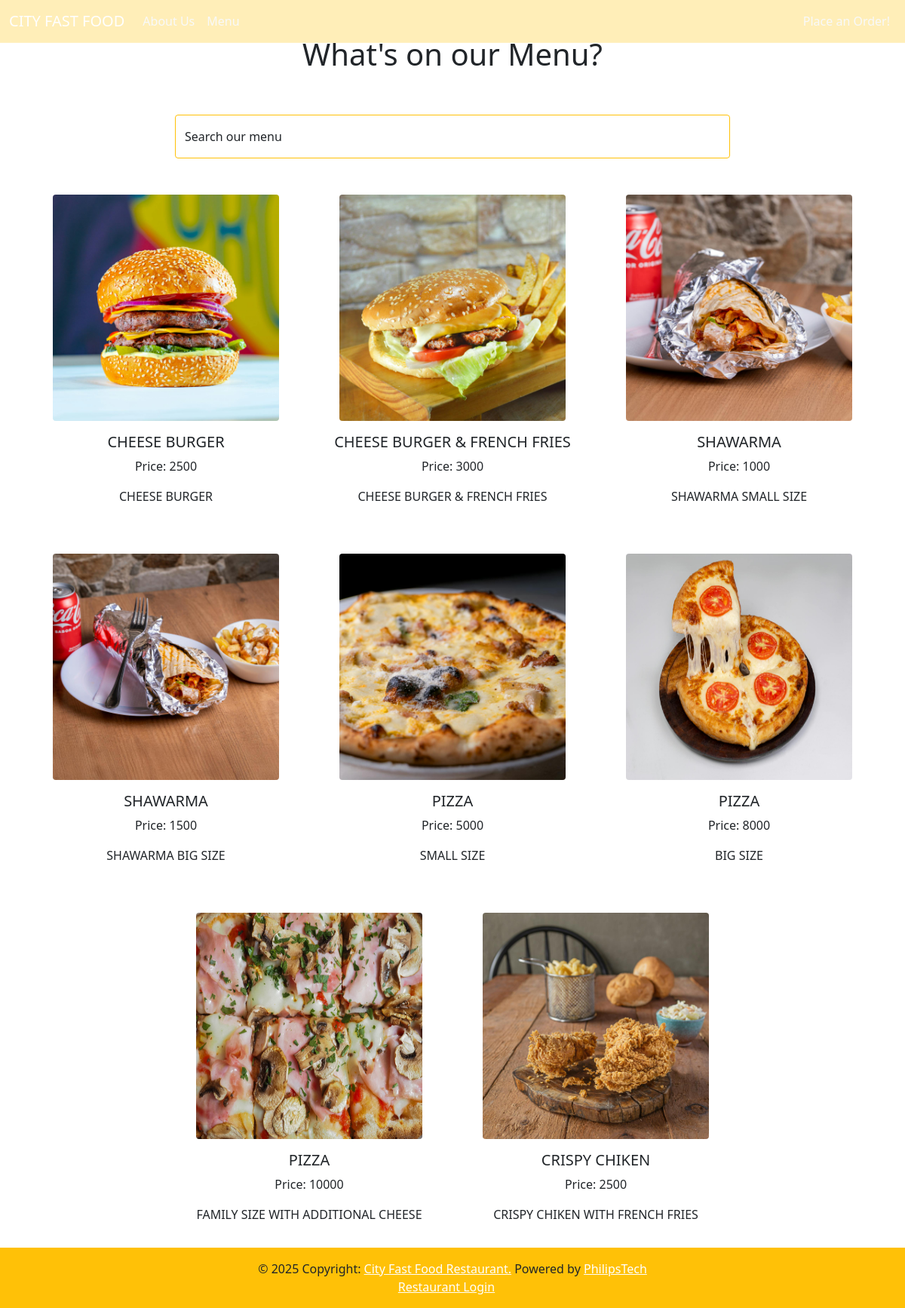
The app's page /menu/ with its own data.
### customer/models.py (models this page shows, shortened)
class MenuItem(models.Model):
    name = models.CharField(max_length=100)
    description = models.TextField()
    image = models.ImageField(upload_to='menu_images/')
    price = models.IntegerField()
    category = models.ManyToManyField('Category', related_name='item')

### customer/views.py (the view)
# urls.py: path('menu/', Menu.as_view(), name='menu'),
class Menu(View):
    def get(self, request, *args, **kwargs):
        menu_items = MenuItem.objects.all()
        context = {
            'menu_items' : menu_items
        }
        return render(request, 'customer/menu.html', context)

### customer/templates/customer/menu.html
{% extends 'customer/base.html' %}
{% block body %}
<div class="container">
    <div class="row justify-content-center mt-5">
        <div class="col-md-6 col-sm-12 text-center">
            <h1>What's on our Menu?</h1>
        </div>
    </div>
    <div class="row justify-content-center mt-5">
        <div class="col-md-8 col-sm-12">
            <form method="GET" action="{% url 'menu_search' %}">
                <div class="form-floating">
                    <input type="text" name="q" id="menuSearch" class="form-control border-warning text-dark mb-5" placeholder="Search our menu" value="{{ request.GET.q }}">
                    <label for="menuSearch">Search our menu</label>
                </div>
            </form>
        </div>
    </div>
    <div class="row justify-content-center mb-5">
        {% for item in menu_items %}
        <div class="col-md-4 col-sm-12 text-center mb-5">
            <img src="{{ item.image.url }}" width="300" height="300" class="rounded">
            <h5 class="mt-3">{{ item.name }}</h5>
            <p>Price: {{ item.price }}</p>
            <p>{{ item.description }}</p>
        </div>
        {% endfor %}
    </div>
</div>
{% endblock %}

### customer/templates/customer/base.html (shortened to what this page needs)
<!DOCTYPE html>
<html lang="en">
<head>
    <link rel="stylesheet" href="https://cdnjs.cloudflare.com/ajax/libs/font-awesome/6.4.0/css/all.min.css">
    <link href="https://cdn.jsdelivr.net/npm/bootstrap@5.0.2/dist/css/bootstrap.min.css" rel="stylesheet"
>
    </head>
<body>
    {% include 'customer/navigation.html' %}
    {% block body %}
    {% endblock %}
    {% include 'customer/footer.html' %}
</body>
</html>

### customer/templates/customer/navigation.html (shortened to what this page needs)
<nav class="navbar navbar-expand-lg navbar-dark fixed-top" style="
  background-color: rgba(255, 193, 7, 0.283); /* semi-transparent warning yellow */
  backdrop-filter: blur(10px);
  -webkit-backdrop-filter: blur(10px);
  border-bottom: 1px solid rgba(255, 255, 255, 0.2);
">
  <div class="container-fluid">
    <a class="navbar-brand" href="{% url 'index' %}">CITY FAST FOOD</a>
    <div class="collapse navbar-collapse" id="navbarNav">
      <ul class="navbar-nav me-auto">
        <li class="nav-item">
          <a class="nav-link text-light" aria-current="page" href="{% url 'about' %}">About Us</a>
        </li>
        <li class="nav-item">
          <a class="nav-link text-light" href="{% url 'menu' %}">Menu</a>
        </li>
      </ul>
      <ul class="navbar-nav">
        <li class="nav-item">
          <a class="nav-link text-light" href="{% url 'order' %}">Place an Order!</a>
        </li>
      </ul>
    </div>
  </div>
</nav>

### customer/templates/customer/footer.html
<footer class="page-footer font-small bg-warning fixed-bottom">
    <div class="footer-copyright text-center py-3">&copy; 2025 Copyright:
        <a class="text-white" href="{% url 'index' %}">City Fast Food Restaurant.</a>
        Powered by
        <a class="text-white" href="http://www.philipstek.com" target="_blank"
            rel="noopener noreferrer">PhilipsTech</a><br>
        <a class="me-3 text-white" href="{% url 'dashboard' %}">Restaurant Login</a>
    </div>
</footer>

### records on screen
MenuItem: image (picture), name "CHEESE BURGER", price "2500", description "CHEESE BURGER"
MenuItem: image (picture), name "CHEESE BURGER & FRENCH FRIES", price "3000", description "CHEESE BURGER & FRENCH FRIES"
MenuItem: image (picture), name "SHAWARMA", price "1000", description "SHAWARMA SMALL SIZE"
MenuItem: image (picture), name "SHAWARMA", price "1500", description "SHAWARMA BIG SIZE"
MenuItem: image (picture), name "PIZZA", price "5000", description "SMALL SIZE"
MenuItem: image (picture), name "PIZZA", price "8000", description "BIG SIZE"
MenuItem: image (picture), name "PIZZA", price "10000", description "FAMILY SIZE WITH ADDITIONAL CHEESE"
MenuItem: image (picture), name "CRISPY CHIKEN", price "2500", description "CRISPY CHIKEN WITH FRENCH FRIES"
